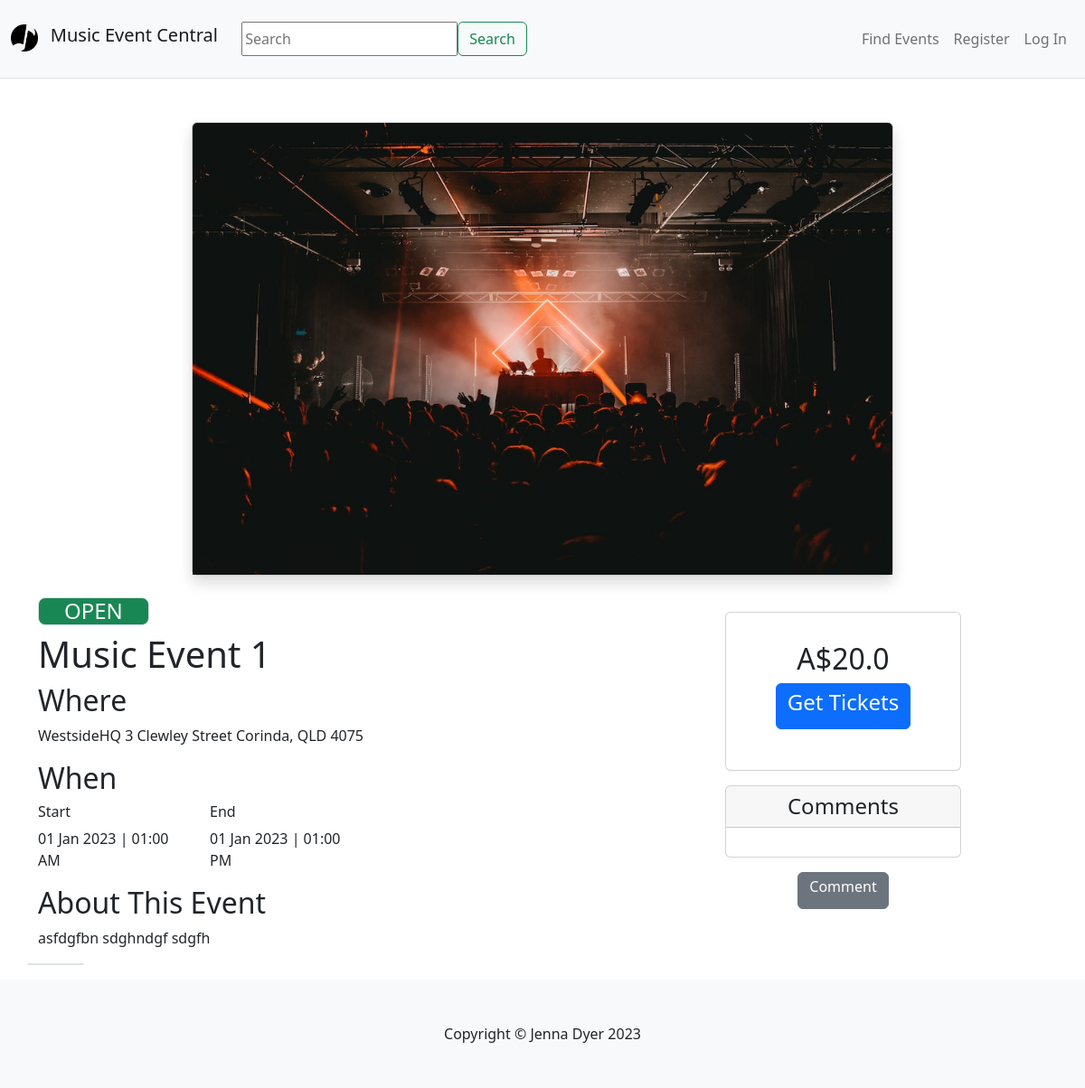
Before: /events/details=1 with the older database file.
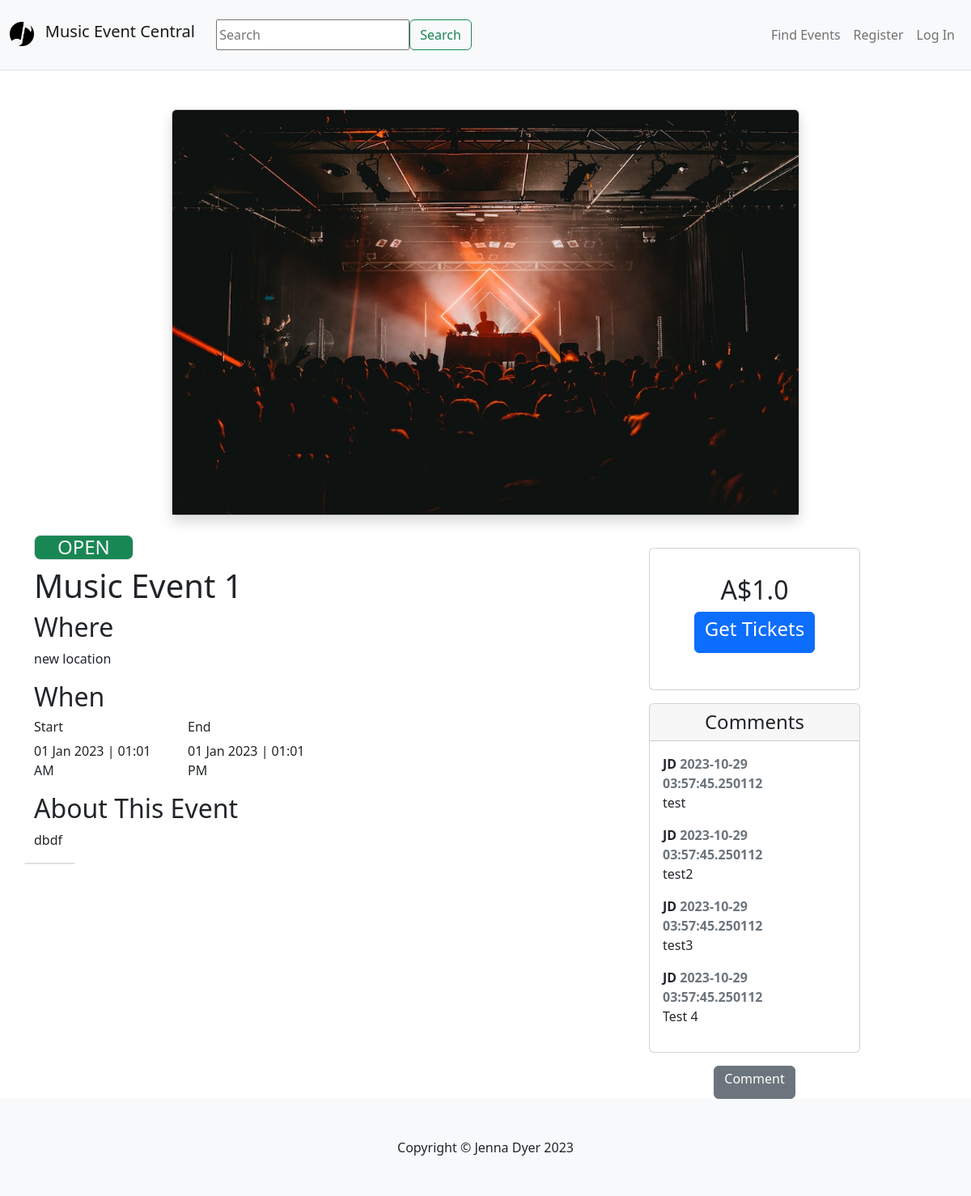
After: the same page with the newer database file.
### MusicEventCentral/models.py (models this page shows, shortened)
class Event(db.Model):
    __tablename__ = 'events'
    id = db.Column(db.Integer, primary_key=True)
    name = db.Column(db.String(80))
    start_time = db.Column(db.Time)
    end_time = db.Column(db.Time)
    start_date = db.Column(db.Date)
    end_date = db.Column(db.Date)
    location = db.Column(db.String(200))
    total_tickets = db.Column(db.Integer)
    tickets_avail = db.Column(db.Integer)
    status = db.Column(db.String(80))
    description = db.Column(db.String(200))
    image = db.Column(db.String(400))
    price = db.Column(db.Float(4))
    user_id = db.Column(db.Integer, db.ForeignKey('users.id'))
    comments = db.relationship('Comment', backref='events')

class Comment(db.Model):
    __tablename__ = 'comments'
    id = db.Column(db.Integer, primary_key=True)
    text = db.Column(db.String(400))
    created_at = db.Column(db.DateTime, default=datetime.now())
    user_id = db.Column(db.Integer, db.ForeignKey('users.id'))
    event_id = db.Column(db.Integer, db.ForeignKey('events.id'))

class User(db.Model, UserMixin):
    __tablename__ = 'users' # good practice to specify table name
    id = db.Column(db.Integer, primary_key=True)
    name = db.Column(db.String(100), index=True, unique=True, nullable=False)
    emailid = db.Column(db.String(100), index=True, nullable=False)
    password_hash = db.Column(db.String(255), nullable=False)
    comments = db.relationship('Comment', backref='user')

### MusicEventCentral/events.py (the view)
@evtbp.route('/details=<id>')
def details(id):
    event = db.session.scalar(db.select(Event).where(Event.id == id))
    return render_template('events/event_details.html', event=event)

### MusicEventCentral/templates/events/event_details.html (shortened to what this page needs)
{% extends 'base.html' %}
{% from 'bootstrap5/form.html' import render_form %}
{% block content %}
<body>
    <div class="container-fluid">
        <div class="row justify-content-center mt-5 pb-4">
            <div class="col-md-8">
                <div class="card shadow bg-light">
                    <img class="card-img-top" style="max-height: 500px;" src="{{ event.image }}" alt="Event 1 Image">
                </div>
            </div>
        </div>
    </div>
    <div class="container">
        <div class="row justify-content-start">
            <div class="col-md-8">
                <h4 class=" col-sm-2 rounded-3 text-center border bg-success text-light">OPEN</h4>
                <h1>{{ event.name }}</h1>
                <h2>Where</h2>
                <p>{{ event.location }}</p>
                <h2>When</h2>
                <div class="row">
                    <div class="col-md-3">
                        <h6>Start</h6>
                        <p>{{ event.start_date.strftime('%d %b %Y') }} | {{ event.start_time.strftime('%H:%M %p') }}</p>
                    </div>
                    <div class="col-md-3">
                        <h6>End</h6>
                        <p>{{ event.end_date.strftime('%d %b %Y') }} | {{ event.end_time.strftime('%I:%M %p') }}</p>
                    </div>
                </div>
                <h2>About This Event</h2>
                <p>{{ event.description }}</p>
                <div class="row">
                    <p class="col-sm-1 rounded border text-center">{{ event.genre }}</p>
                </div>
            </div>
            <div class="col-md-3">
                <div class="card mt-3" style=" height: 11rem;">
                    <div class="card-body">
                        <div class="text-center">
                            <h2 class="card-title">A${{ event.price }}</h2>
                            <button type="button" class="btn btn-primary" data-bs-toggle="modal"
                                data-bs-target="#bookingModal">
                                <h4>Get Tickets</h4>
                            </button>
                        </div>
                    </div>
                </div>
                <div class="card mt-3 mb-3">
                    <h4 class="card-header text-center">Comments</h4>
                    <div class="card-body">
                        {% for comment in event.comments %}
                        <div class="row">
                            <div class="col-md-12">
                                <b>{{ comment.user.name }} <span class="ml-2 text-muted">{{ comment.created_at
                                        }}</span></b>
                                <p>{{ comment.text }}</p>
                            </div>
                        </div>
                        {% endfor %}
                    </div>
                </div>
                <div class="card-footer">
                    <div class="text-center">
                        <button type="button" class="btn btn-secondary" data-bs-toggle="modal"
                            data-bs-target="#commentModal">
                            <h6>Comment</h6>
                        </button>
                    </div>
                </div>
            </div>
        </div>
    </div>
</body>
{% endblock %}

### MusicEventCentral/templates/base.html (shortened to what this page needs)
<html>
<head>
    <link href="https://cdn.jsdelivr.net/npm/bootstrap@5.2.1/dist/css/bootstrap.min.css" rel="stylesheet"
>
</head>
<body>
    <header class="bg-light border-bottom">
        <nav class="navbar navbar-expand-lg navbar-light bg-light">
            <div class="container-fluid ">
                <a href="/" class="navbar-brand">
                    <div class="row">
                        <div class="col-md-2">
                            <img class="img" style="max-height: 30px" src="/static/img/logo.png" alt="Logo">
                        </div>
                        <div class="col-md-2">
                            <h5>Music Event Central</h5>
                        </div>
                    </div>
                </a>
                <form class="d-flex mt-3" action="{{url_for('main.search')}}">
                    <input <input type="text" name="search" placeholder="Search" aria-label="Search" id="SearchForm">
                    <button class="btn btn-outline-success" type="submit">Search</button>
                </form>
                <div class="collapse navbar-collapse justify-content-end" id="navbarSupportedContent">
                    <div class="navbar-nav ml-auto">
                        {% if current_user.is_authenticated %}
                        <a class="nav-item nav-link disabled text-muted" href="#">Welcome {{current_user.name}}</a>
                        <a class="nav-item nav-link" href="/events/listing">Find Events</a>
                        <a class="nav-item nav-link" href="{{ url_for('event.create') }}">Create Event</a>
                        <a class="nav-item nav-link" href="{{ url_for('auth.logout') }}">Log Out</a>
                        {% else %}
                        <a class="nav-item nav-link" href="/events/listing">Find Events</a>
                        <a class="nav-item nav-link" href="{{ url_for('auth.register') }}">Register</a>
                        <a class="nav-item nav-link" href="{{ url_for('auth.login') }}">Log In</a>
                        {% endif %}
                    </div>
                </div>
            </div>
        </nav>
    </header>
    {% block content %}
    {% endblock %}
    <footer class="footer">
        <div class="text-center py-5 bg-light">
            <span class="text-dark">Copyright &copy; Jenna Dyer 2023</span>
        </div>
    </footer>
</body>
</html>

Changed rows visible on the page:
changed Event "Music Event 1": location "WestsideHQ 3 Clewley Street Corinda, QLD 4075" → "new location"; start_time "01:00 AM" → "01:01 AM"; end_time "01:00 PM" → "01:01 PM"; description "asfdgfbn sdghndgf sdgfh" → "dbdf"; price "20.0" → "1.0"
added Comment: user.name "JD", created_at "2023-10-29 03:57:45.250112", text "test"
added Comment: user.name "JD", created_at "2023-10-29 03:57:45.250112", text "test2"
added Comment: user.name "JD", created_at "2023-10-29 03:57:45.250112", text "test3"
added Comment: user.name "JD", created_at "2023-10-29 03:57:45.250112", text "Test 4"
